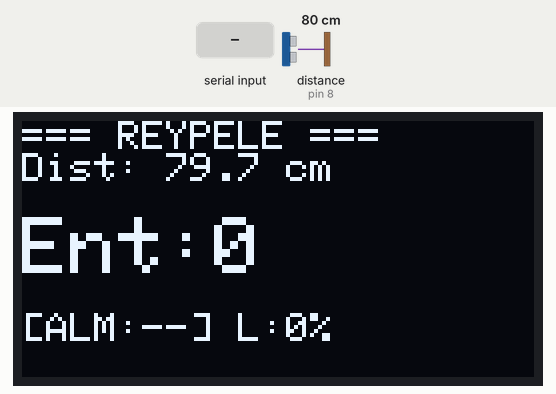
Recording of a sketch running on a simulated Arduino Uno, built with avr-gcc and run on an emulated ATmega328P. Shown: 128×64 one-colour display. Wiring (inferred from the names in the program): ultrasonic range finder: trigger pin 9; echo pin 8. Inputs (shaded band) come from the test bench; at power-on: distance to the obstacle (sensor on pin 8) 80 cm. The echo pulse lasts 58.3 µs per cm; what the sketch prints to the serial monitor is not drawn.

Above: at 2.78 s.
3.3 s: distance to the obstacle (sensor on pin 8) set to 2 cm
At 4.1 s:
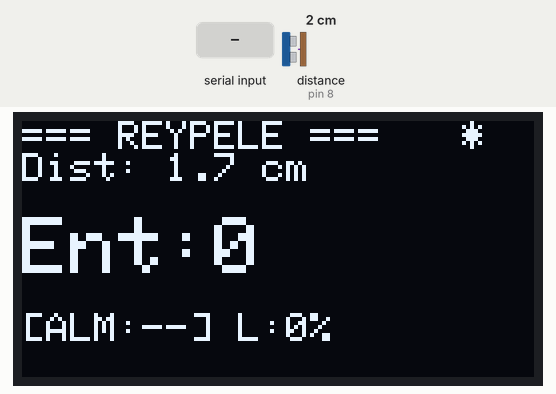
5.0 s: distance to the obstacle (sensor on pin 8) set to 27 cm
At 6.1 s:
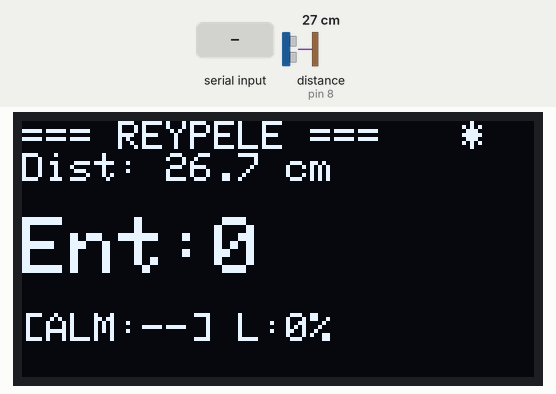
6.5 s: distance to the obstacle (sensor on pin 8) set to 35 cm
At 6.72 s:
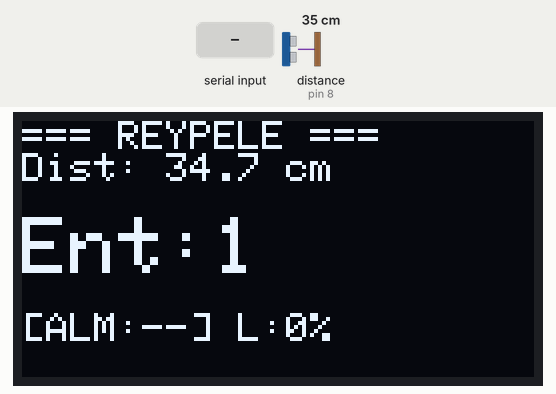
8.2 s: "ALARM_ON\n" received over Serial
At 9.4 s:
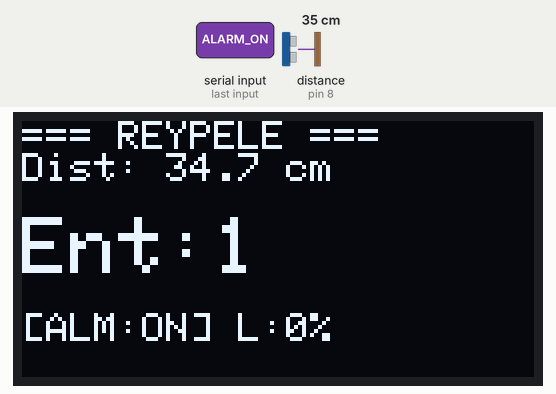
9.9 s: distance to the obstacle (sensor on pin 8) set to 18 cm
At 11.3 s:
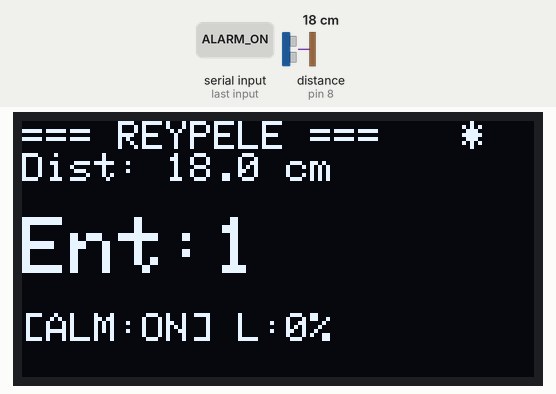
11.7 s: "SET_THRESHOLD:\n" received over Serial
At 12.6 s:
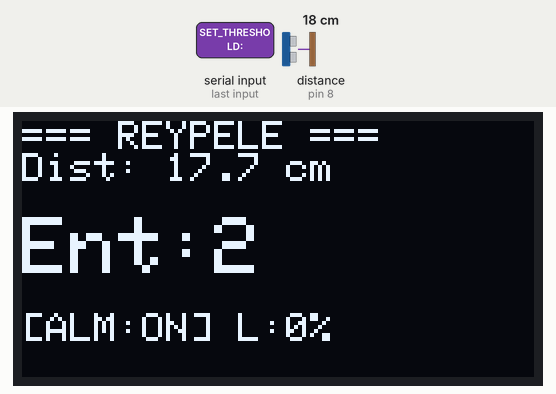
Timing chart, 0 to 14.2 s (numbered marks = the images above; inputs shaded):
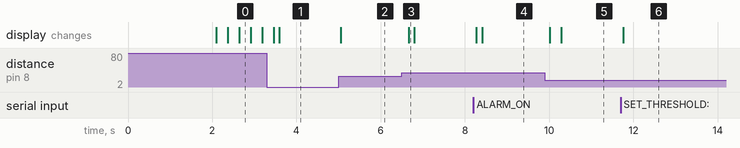

The sketch:

ReyPele.ino
```cpp
// =====================================================================
// ReyPele - Sistema de Control de Estadio Inteligente
// Sensor: HC-SR04 (ultrasonico) | Pantalla: OLED SSD1306 128x64
//
// PROTOCOLO SERIAL (9600 baud):
//   Arduino -> Java (cada 500ms):  DATA:count,distance,presence,light
//   Arduino -> Java (por evento):  ENTRY:totalCount
//   Java -> Arduino (comandos):    ALARM_ON / ALARM_OFF
//                                  LIGHT_SET:0-100
//                                  SET_THRESHOLD:cm
//                                  READ
// =====================================================================

#include <Wire.h>
#include <Adafruit_GFX.h>
#include <Adafruit_SSD1306.h>

// --- Pantalla OLED ---
#define SCREEN_WIDTH 128
#define SCREEN_HEIGHT 64
#define OLED_RESET    -1
Adafruit_SSD1306 display(SCREEN_WIDTH, SCREEN_HEIGHT, &Wire, OLED_RESET);

// --- Pines HC-SR04 ---
const int TRIG_PIN = 9;
const int ECHO_PIN = 8;

// --- Variables sensor ---
long duration;
float distanceCm;

// --- Logica de conteo ---
int entryCount = 0;
bool presenciaDetectada = false;
float umbralDistancia = 30.0;       // cm para considerar "paso"
unsigned long tiempoBloqueo = 0;
const unsigned long BLOQUEO_MS = 800;

// --- Estados de actuadores (recibidos desde Java) ---
bool alarmActive = false;
int lightIntensity = 0;

// --- Envio periodico de datos ---
unsigned long lastDataSend = 0;
const unsigned long DATA_INTERVAL_MS = 500;

// =====================================================================
void setup() {
  Serial.begin(9600);

  if (!display.begin(SSD1306_SWITCHCAPVCC, 0x3C)) {
    // Si falla la pantalla, parpadear con el LED integrado
    pinMode(LED_BUILTIN, OUTPUT);
    while (true) {
      digitalWrite(LED_BUILTIN, HIGH); delay(200);
      digitalWrite(LED_BUILTIN, LOW);  delay(200);
    }
  }
  display.clearDisplay();
  display.setTextColor(SSD1306_WHITE);
  display.setTextSize(1);
  display.setCursor(0, 0);
  display.println("ReyPele Stadium");
  display.println("Iniciando...");
  display.display();
  delay(2000);

  pinMode(TRIG_PIN, OUTPUT);
  pinMode(ECHO_PIN, INPUT);

  Serial.println("READY");  // Senial de inicio para Java
}

// =====================================================================
void loop() {
  // 1. Procesar comandos entrantes desde Java
  processSerialCommands();

  // 2. Medir distancia con HC-SR04
  digitalWrite(TRIG_PIN, LOW);
  delayMicroseconds(2);
  digitalWrite(TRIG_PIN, HIGH);
  delayMicroseconds(10);
  digitalWrite(TRIG_PIN, LOW);

  // timeout 30000us = rango max ~5m; si no hay eco = fuera de rango
  duration = pulseIn(ECHO_PIN, HIGH, 30000);
  distanceCm = (duration == 0) ? 999.0 : duration * 0.0343 / 2.0;

  // 3. Logica de conteo (entrada completada cuando se aleja tras acercarse)
  if (!presenciaDetectada && distanceCm < umbralDistancia) {
    presenciaDetectada = true;
  } else if (presenciaDetectada && distanceCm >= umbralDistancia) {
    if (millis() - tiempoBloqueo > BLOQUEO_MS) {
      entryCount++;
      tiempoBloqueo = millis();
      // Evento inmediato de nueva entrada
      Serial.print("ENTRY:");
      Serial.println(entryCount);
    }
    presenciaDetectada = false;
  }

  // 4. Envio periodico de datos al sistema Java
  if (millis() - lastDataSend >= DATA_INTERVAL_MS) {
    sendData();
    lastDataSend = millis();
  }

  // 5. Actualizar pantalla OLED
  updateDisplay();

  delay(100);
}

// =====================================================================
void processSerialCommands() {
  while (Serial.available() > 0) {
    String cmd = Serial.readStringUntil('\n');
    cmd.trim();

    if (cmd == "ALARM_ON") {
      alarmActive = true;
    } else if (cmd == "ALARM_OFF") {
      alarmActive = false;
    } else if (cmd.startsWith("LIGHT_SET:")) {
      lightIntensity = constrain(cmd.substring(10).toInt(), 0, 100);
    } else if (cmd.startsWith("SET_THRESHOLD:")) {
      umbralDistancia = cmd.substring(14).toFloat();
    } else if (cmd == "READ") {
      sendData();   // Respuesta inmediata a solicitud READ
    }
  }
}

// DATA:entradas,distancia,presencia(0|1),luzIntensidad
void sendData() {
  Serial.print("DATA:");
  Serial.print(entryCount);
  Serial.print(",");
  Serial.print(distanceCm, 1);
  Serial.print(",");
  Serial.print(presenciaDetectada ? 1 : 0);
  Serial.print(",");
  Serial.println(lightIntensity);
}

void updateDisplay() {
  display.clearDisplay();

  // Linea 1: titulo
  display.setTextSize(1);
  display.setCursor(0, 0);
  display.println("=== REYPELE ===");

  // Linea 2: distancia
  display.print("Dist: ");
  if (distanceCm >= 400) {
    display.println("---  cm");
  } else {
    display.print(distanceCm, 1);
    display.println(" cm");
  }

  // Linea 3-4: contador grande
  display.setTextSize(2);
  display.setCursor(0, 24);
  display.print("Ent:");
  display.println(entryCount);

  // Linea 5: estado actuadores
  display.setTextSize(1);
  display.setCursor(0, 48);
  display.print(alarmActive ? "[ALM:ON]" : "[ALM:--]");
  display.print(" L:");
  display.print(lightIntensity);
  display.print("%");

  // Indicador de presencia
  if (presenciaDetectada) {
    display.setCursor(110, 0);
    display.print("*");
  }

  display.display();
}
```

Measured:
- the behaviour switches between 30 and 31 cm on distance to the obstacle (sensor on pin 8) (found by bisection; images 2 and 3)
- after the input at 3.3 s, the display: first changes after 0.16 s (image 1 shows a later state)
- after the input at 5.0 s, the display: changes after 0.05 s (image 2)
- after the input at 6.5 s, the display: changes after 0.16 s (image 3)
- after the input at 8.2 s, the display: first changes after 0.07 s (image 4 shows a later state)
- after the input at 9.9 s, the display: first changes after 0.12 s (image 5 shows a later state)
- after the input at 11.7 s, the display: changes after 0.06 s (image 6)
